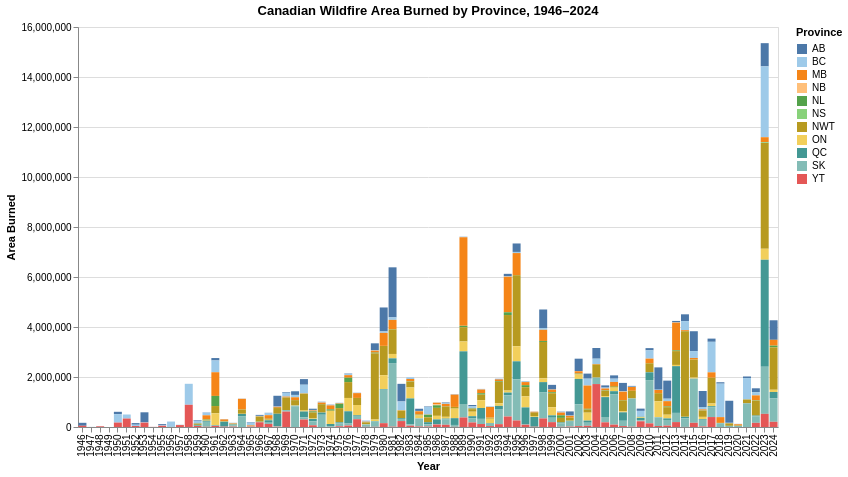

Write notebook code for a chart like this one.
### Markdown cell above
## 3. Canada-wide by Province, 1946–present

All provinces/territories from the Canadian National Fire Database (fires ≥ 200 ha only). Switch between raw area burned and area normalized by each province's land area (share of provincial land area burned) using the radio buttons below the chart.

### Code cell
charts.ca_chart(data['CA'])

### Figure 1 — Vega-Lite specification as saved in the notebook (floating-point values rounded to 4 significant figures; data arrays with more than 128 entries replaced by an {"elided": "..."} marker saying what was removed)
{"config": {"view": {"continuousWidth": 300, "continuousHeight": 300}}, "data": {"name": "data-e56dfd1d90b8a75dd341e61a6b55f551"}, "mark": {"type": "bar"}, "encoding": {"color": {"field": "Province", "scale": {"scheme": "tableau20"}, "title": "Province", "type": "nominal"}, "opacity": {"condition": {"param": "param_5b9f8d0ca0ff1ec3", "value": 1}, "value": 0.08}, "tooltip": [{"field": "Province", "type": "nominal"}, {"field": "Year", "type": "ordinal"}, {"field": "metric_value", "format": ",.4f", "title": "Value", "type": "quantitative"}], "x": {"field": "Year", "title": "Year", "type": "ordinal"}, "y": {"field": "metric_value", "stack": "zero", "title": "Area Burned", "type": "quantitative"}}, "height": 400, "params": [{"name": "metric", "bind": {"input": "radio", "options": ["Area", "Area_Norm"], "labels": ["Raw area burned (ha)", "Normalized (share of province area)"], "name": "Metric:  "}, "value": "Area"}, {"name": "param_5b9f8d0ca0ff1ec3", "select": {"type": "point", "fields": ["Province"]}, "bind": "legend"}], "title": "Canadian Wildfire Area Burned by Province, 1946–2024", "transform": [{"calculate": "datum[metric]", "as": "metric_value"}], "width": 700, "$schema": "https://vega.github.io/schema/vega-lite/v6.4.1.json", "datasets": {"data-e56dfd1d90b8a75dd341e61a6b55f551": {"elided": "869 records"}}}
